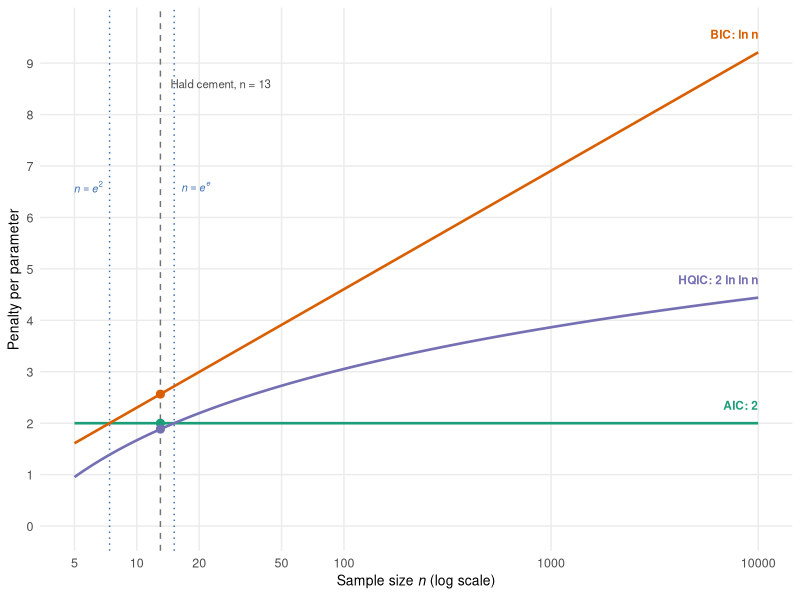

Generate this figure with R:
# Penalty per Parameter of AIC, HQIC and BIC (Lecture 12)
# Primary Reference: Montgomery, Peck, and Vining (5th/6th ed.), Chapter 10
# No data: the three criteria share the lack-of-fit term n ln(SSRes/n) and differ only in
# the penalty charged per parameter:
#   AIC  : 2            (constant)
#   HQIC : 2 ln(ln(n))  (exceeds AIC only when n > e^e  = 15.15)
#   BIC  : ln(n)        (exceeds AIC only when n > e^2  =  7.39)
#
# Generates:
#   1. penalty-comparison.pdf - penalty per parameter vs n (log x-axis), Hald n = 13 marked

library(ggplot2)


pt_col      <- "#1b9e77"    # AIC (teal)
pt_flag_col <- "#d95f02"    # BIC (orange-red)
pt_lev_col  <- "#7570b3"    # HQIC (purple)
ref_col     <- "#386cb0"    # Reference line colour (blue)

theme_lecture <- function() {
  theme_minimal(base_size = 11) +
    theme(
      panel.background = element_rect(fill = "transparent", colour = NA),
      plot.background  = element_rect(fill = "transparent", colour = NA),
      legend.background = element_rect(fill = "transparent", colour = NA),
      legend.box.background = element_rect(fill = "transparent", colour = NA),
      panel.grid.minor = element_blank(),
      strip.text = element_text(size = 10, face = "bold", colour = "grey15"),
      strip.background = element_rect(fill = "#f0f0f0", colour = NA),
      axis.title = element_text(size = 10),
      axis.text = element_text(size = 9)
    )
}

# Output directory (run from repo root, lecture folder, or figures/)
fig_dir <- if (file.exists("cement.csv")) {
  "."
} else if (dir.exists("12_model-selection/figures")) {
  "12_model-selection/figures"
} else if (dir.exists("figures")) {
  "figures"
} else {
  "."
}
out_file <- function(filename) file.path(fig_dir, filename)

# ---- Penalties ----------------------------------------------------------------------
n_grid <- exp(seq(log(5), log(1e4), length.out = 400))
pen <- rbind(
  data.frame(n = n_grid, penalty = 2,                 crit = "AIC"),
  data.frame(n = n_grid, penalty = 2 * log(log(n_grid)), crit = "HQIC"),
  data.frame(n = n_grid, penalty = log(n_grid),       crit = "BIC")
)
pen$crit <- factor(pen$crit, levels = c("AIC", "HQIC", "BIC"))

n_hald <- 13
c(AIC = 2, HQIC = 2 * log(log(n_hald)), BIC = log(n_hald))   # 2.00 1.88 2.56: HQIC < AIC at n = 13
c(BIC_cross = exp(2), HQIC_cross = exp(exp(1)))              # 7.39 15.15
sapply(c(50, 100, 1000), function(n) c(HQIC = 2 * log(log(n)), BIC = log(n)))
#        n=50  n=100 n=1000
# HQIC   2.73  3.05   3.86
# BIC    3.91  4.61   6.91

crit_cols <- c(AIC = pt_col, HQIC = pt_lev_col, BIC = pt_flag_col)

# ---- FIGURE: penalty-comparison.pdf -------------------------------------------------
p_pen <- ggplot(pen, aes(x = n, y = penalty, colour = crit)) +
  geom_vline(xintercept = n_hald, colour = "grey45", linetype = "dashed", linewidth = 0.5) +
  annotate("text", x = n_hald * 1.12, y = 8.6, hjust = 0, size = 2.9, colour = "grey30",
           label = "Hald cement, n = 13") +
  geom_vline(xintercept = c(exp(2), exp(exp(1))), colour = ref_col,
             linetype = "dotted", linewidth = 0.5) +
  annotate("text", x = exp(2) / 1.08, y = 6.6, hjust = 1, size = 2.7, colour = ref_col,
           label = "italic(n) == italic(e)^2", parse = TRUE) +
  annotate("text", x = exp(exp(1)) * 1.08, y = 6.6, hjust = 0, size = 2.7, colour = ref_col,
           label = "italic(n) == italic(e)^italic(e)", parse = TRUE) +
  geom_line(linewidth = 0.9) +
  geom_point(data = data.frame(n = n_hald, penalty = c(2, 2 * log(log(n_hald)), log(n_hald)),
                               crit = factor(c("AIC", "HQIC", "BIC"), levels = levels(pen$crit))),
             size = 2.4) +
  annotate("text", x = 1e4, y = c(2, 2 * log(log(1e4)), log(1e4)) + 0.35, hjust = 1, size = 3.0,
           colour = crit_cols, fontface = "bold",
           label = c("AIC: 2", "HQIC: 2 ln ln n", "BIC: ln n")) +
  scale_colour_manual(values = crit_cols, guide = "none") +
  scale_x_log10(name = expression("Sample size" ~ italic(n) ~ "(log scale)"),
                breaks = c(5, 10, 20, 50, 100, 1000, 10000),
                labels = c("5", "10", "20", "50", "100", "1000", "10000")) +
  scale_y_continuous(name = "Penalty per parameter", limits = c(0, 9.6),
                     breaks = seq(0, 9, by = 1)) +
  theme_lecture()

ggsave(out_file("penalty-comparison.pdf"), p_pen, bg = "transparent",
       device = cairo_pdf, width = 4.8, height = 3.4)

cat("Figure written to", normalizePath(out_file("penalty-comparison.pdf")), "\n")
